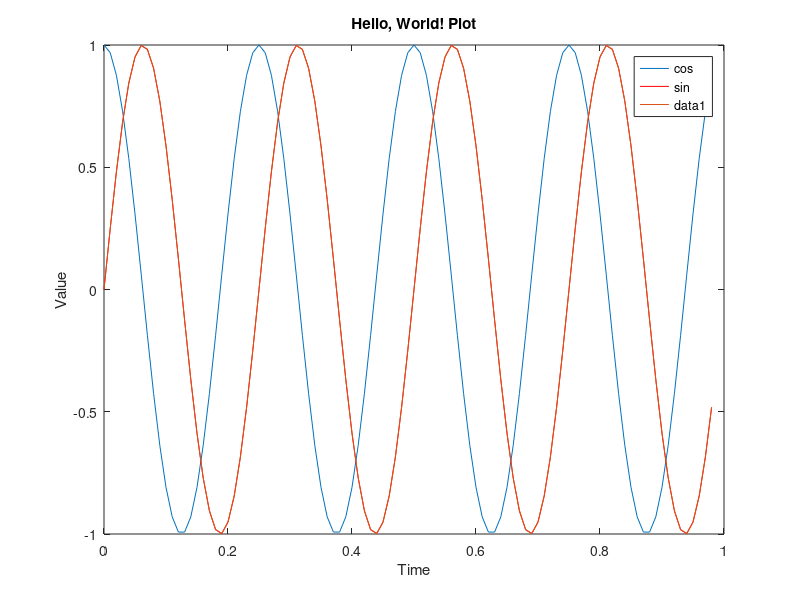

Recreate this plot in MATLAB.
% Octave is a free & open source high level language conducive to machine...
% ...learning

% In Octave, prefacing a line of code with "%" indicates a comment

% Basic Arithmetic Operations
1 + 1 % 2
3 - 1 % 2
5 * 8 % 40
1 / 2 % 0.5 (floating point division)
2 ^ 6 % 64

% Logical Tests 
1 == 2 % false (testing equality)
1 ~= 2 % true (testing inequality)
1 && 0 % 0 (AND operation)
1 || 0 % 1 (OR operation)

% Variable Assignment
a = 3 % set a equal to 3
a = 3; % set a equal to 3 and suppress printing
b = "hi" % string assignment
c = (3 >= 1) % set c equal to 1 because this statement is true
a = pi; % set a equal to the number pi
a % prints off the value of a as it would in variable assignment with no ";"
disp(a) % just print off the number a, don't list variable name 
disp(sprintf('2 decimals: %0.2f', a)) % C like printing of a to 100th place
disp(sprintf('6 dcmls: %0.6f', a)) % prints to the 6th decimal place
format long % default environment to printing extra digits
a
format short % default environment to printing less digits
a

% Matrices in Octave
% Matrices in Octave are created row wise, with a ";" indicating a new row
a = [1 2 ; 3 4 ; 5 6] % creates a 3 by 2 matrix
v = [1 2 3] % 1 by 3 matrix (3 dimensional row vector)
v = 1:6 % 6 dimensional row vector, 1 to 6 (step defaults to 1)
v = 1:0.1:2 % 11 element row vector (1 by 11 matrix), 0.1 steps from 1 to 2 
v = [1; 2; 3] % 3 by 1 matrix (3 dim column vector)
ones(2, 3) % shortcut to get a 2 by 3 matrix of 1s 
c = 2 * ones(2, 3) % 2 by 3 matrix of 2s (the 2 multiple is scalar mult)
w = zeros(3, 1) % 3 dimensional column vector of zeros
% eye(n) returns the n by n identity matrix (1s on diagonal, 0s elsewhere)
eye(5) % 5 by 5 identity matrix
rand(3, 3) % returns 3 by 3 matrix of Uniform[0, 1] RVs
randn(1, 3) % returns 3 dimensional row vector of Normal(mu=0, sigma=1) RVs
w = -6 + sqrt(10) * (randn(1, 10000)); % 10000 dimensional row vector of...
%...standard normals multiplied by square root of 10 and 6 subtracted 
hist(w); % histogram with default bins
hist(w, 50); % histogram with 50 bins 
% asking for help
help eye % returns help on the "eye" command

%% Moving Data Around in Octave
A = [1 2 ; 3 4 ; 5 6]
size(A) % returns a 1 by 2 matrix: 3 2, indicating A is a 3 by 2 matrix
size(A, 2) % returns the amount of columns in A (2)
length([1, 2, 3, 4]) % returns the length of the vector (4)
% length returns the larger dimension for a matrix but this is confusing
pwd % prints the current working directory
ls % list the files in the working directory
% cd <filePath> (changes the working directory to filePath) 
% load <filePath> (loads the data into a matrix, relative to the working dir)
who % lists the current Octave variable names in memory
whos % the same as who but more detail (e.g. includes size of variables)
clear A % removes the variable from the Octave workspace
% clear (with no object argument after clears every var from Octave memory)
who % A no longer exists because it was cleared
% save <fileName> <obj>; (saves object "obj" as file "fileName" in working dir)
% load <fileName> (reloads what was just saved to disk back into memory)
% save <textFileName> v -ascii (save as readable ascii formatted text file)

%% Manipulating Data Structures in Octave
% Subsetting
A = [1 2 ; 3 4 ; 5 6]
A(3, 2) % returns 6, or the 3rd row and 2nd column entry
A(2, :) % returns 2 dim row vector [3 4] (everything in 2nd row) 
A(:, 2) % returns 3 dim col vector [2; 4; 6] (everything in 2nd column) 
A([1 3], :) % returns 2 by 2 matrix [1 2 ; 5 6] (everything in 1st & 3rd row) 
% Appending
A = [1 ; 2 ; 3] % initialize A to a 3 dimensional column vector
A(:, 2) = [40; 50; 60]; % append this 3 dim col vector to 2nd column in A
A = [A, [700; 800; 900]] % append this 3 dim dim col vector to 3rd col in A 
% since the right defines the new A, we assign this new statement to A
% this contrasts the example prior where we only define the 2nd column in...
% ...our appending, so we assign it to the 2nd column of A
A(:) % columnwise collapse elements of matrix A into a single column vector
A = [1 2 ; 3 4 ; 5 6]
B = [10 11; 12 13; 14 15]
C = [A B] % append B to the right of A (analogous to "cbind" in R language)
size(C) % returns 3 by 4 (communicated via row vector)
D = [A; B] % append B to the bottom of A (analogous to "rbind" in R language)
size(D) % returns 6 by 2

%% Computational Operations on Data in Octave
% initialize some matrices for computation to be performed on
A = [1 2 ; 3 4 ; 5 6];
B = [11 12; 13 14; 15 16];
C = [1 1; 2 2];
% matrix multiplication is the default in Octave (number of cols in left...
% ...operand must have same amount of rows as right operand)
A * C % 3 by 2 matrix bimes 2 by 2 matrix returns 3 by 2 matrix
% element wise multiplication is same as matrix except "*" is prefaced by a "."
A .* B % dimensions of A & B must be equal and operation is commutative
% scalar division can occur by replacing "*" with "/" in operation
1 ./ A % returns inverse of every element in A
log(A) % take the natural log of every element in A
exp(A) % take the exponential of every element in A
abs(A) % element wise absolute value of entries in A
-A % returns the negative of every element in A
% uniform element wise addition occurs when a single scalar is added to a matrix
[1 2; 3 4; 5 6] + 1 % adds 1 to every element in left operand
A' % using the "'" transposes matrix A
(A')' % returns the original A because of a double transpose
a = [1 15 0.5 2]
max(a) % returns the maximum value of 15
max(rand(3), rand(3)) % returns element wise max of two 3 dim random matrices
[val, ind] = max(a) % returns the (value, index) of maximum value: (15, 2)
a < 3 % returns a same dimensional matrix as a with 1s if element is less...
% ...than 3, 0 otherwise
sum(a) % returns 18.5, or the sum of the vector
prod(a) % returns 15, or the product of all elements in the vector
floor(a) % rounds down each element to the nearest integer
ceil(a) % rounds each element up to the nearest integer
find(a < 3) % returns the indices of the elements less than 3
X = magic(3) % returns a 3 dim "magic" matrix (all diags, rows & cols sum...
% ...to same value
[r, c] = find(X >= 7) % returns corresponding row/col coordinates where the...
% ...entry is greater than or equal to 7
max(X, [], 1) % returns the maximum of each column
max(X, [], 2) % returns the maximum per each row
max(X) % defaults to column wise maximum
max(max(X)) % returns maximum of the entire matrix
max(X(:)) % returns max of the entire matrix by collapsing X into column vector
X = magic(9)
sum(X, 1) % does a column wise sum
sum(X, 2) % does a row wise sum
sum(sum(X .* eye(9))) % summation of main diagonal
X = magic(3)
inv = pinv(X) % calculates the inverse matrix of X
X * inv % returns the identity matrix

%% Plotting in Octave 
t = [0:0.01:0.98]; % create a 99 element row vector from 0 to 0.98 step 0.01
y1 = sin(2 * pi * 4 * t); % 99 element row vector of t with sin transformation
plot(t, y1) % plot y1 as a function of t [syntax: plot(x, y)]
y2 = cos(2 * pi * 4 * t); % cosine transformation to each of 99 entries
plot(t, y2); % this second call to plot overwrites the 1st, need "hold on"
hold on;
plot(t, y1, 'r'); % color the sin curve red
% set axes labels
xlabel('Time')
ylabel('Value')
legend('cos', 'sin')
title('Hello, World! Plot')
close % close down the plot (comment out to show plot)
% plot 2 plots in 2 different windows
figure(1); plot(t, y1);
figure(2); plot(t, y2);
close 
close % comment these out to show 1 or 2 plots 
subplot(1, 2, 1) % take a 1 by 2 grid and plot in the first entry
plot(t, y1) % plot in the first part of the array
subplot(1, 2, 2) % take a 1 by 2 grid and plot in the second entry
plot(t, y2) % plot in the second part of the array
axis([0.5 1 -1 1]) % 2nd plot has x axis ranging from 0.5 to 1, y from -1 to 1
clf % another way for "close" (comment out to examine above plot)
% Octave uses comma chaining, meaning that multiple commands can be on the...
% ...same line if separated by a "," (if separated by ";", does not print calls)

%% Control Statements
% conditional code
v = zeros(10, 1) % 10 dim col vector of zeros
v(1) = 2;
if v(1) == 1,
    disp('the value is one');
elseif v(1) == 2, 
    disp('the value is two');
else,
    disp('the value is neither one nor two');
end; 

% For Loops
v = zeros(10, 1) % 10 dim col vector
for i = 1:10,
    % square each index and input at that index
    v(i) = 2 ^ i
end;
% indenting does not matter in Octave loops besides readability
% in a loop, "break" means to exit the loop while "continue" means to...
% ...go onto the next iteration (identical to Python)

% While Loops
i = 1;
while i <= 5,
    v(i) = 100; % set element equal to 100 so long as its index is <= 5
    i = i + 1;
end;
disp(v)

i = 1;
while true,
    v(i) = 999;
    i = i + 1;
    % leave the while loop if the index is the sixth one
    if i == 6,
        break
    end;
end;
v

% Functions
function y = squareThisNumber(x)
    % just square the input x and set equal to return value y 
    y = x ^ 2;
endfunction 
% apply the above function
y1 = squareThisNumber(5) % returns 25
% Octave functions can return multiple values
function [y1, y2] = squareAndCubeThisNumber(x)
    y1 = x ^ 2
    y2 = x ^ 3
endfunction
[a, b] = squareAndCubeThisNumber(5) % sets a equal to the function's 1st...
% ...output (y1 - squared) & b equal to the function's 2nd output (y2 - cubed)

%% Vectorization
% Vectorization is the art of converting operations that normally would be...
% ...done via a for loop into a matrix algebra formatted execution
% Example - find the dot product of the following two column vectors
theta = [1; 3; .2]; x = [7; 6; 5];
% Unvectorized (suboptimal)
prediction = 0; 
for i = 1:size(theta),
    prediction = prediction + theta(i) * x(i);
end;
disp(prediction)
% Vectorized (optimal)
prediction = theta' * x % just treat this like a matrix operation to get the...
% ...dot product using built in optimized matrix algebra Octave capabilities!
























































































